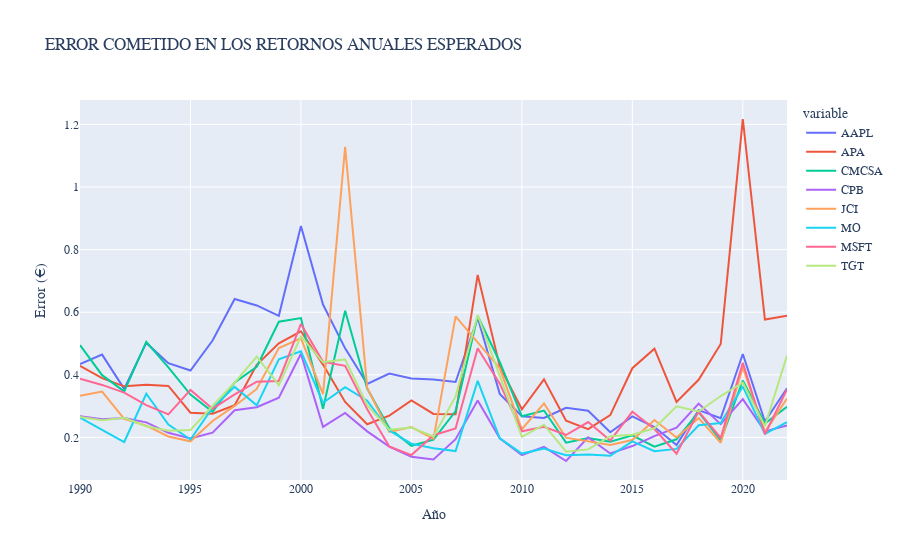

Write notebook code for a chart like this one.
### Code cell
fig = px.line(error_mu, x=error_mu.index, y=error_mu.columns, title="ERROR COMETIDO EN LOS RETORNOS ANUALES ESPERADOS")

# Cambiar los títulos de los ejes
# Establecer el título del eje x
fig.update_layout(xaxis_title="Año", font_family="serif")
fig.update_layout(yaxis_title="Error (€)", font_family="serif")
#fig.set_yaxis_title("Error (€)")

# Mostrar la gráfica
fig.show()

### Figure 1 — Plotly figure (JSON) as saved in the notebook; plotly's stock layout.template omitted (floating-point values rounded to 4 significant figures)
{"data": [{"hovertemplate": "variable=AAPL<br>Date=%{x}<br>value=%{y}<extra></extra>", "legendgroup": "AAPL", "line": {"color": "#636efa", "dash": "solid"}, "marker": {"symbol": "circle"}, "mode": "lines", "name": "AAPL", "orientation": "h", "showlegend": true, "type": "scatter", "x": [1990, 1991, 1992, 1993, 1994, 1995, 1996, 1997, 1998, 1999, 2000, 2001, 2002, 2003, 2004, 2005, 2006, 2007, 2008, 2009, 2010, 2011, 2012, 2013, 2014, 2015, 2016, 2017, 2018, 2019, 2020, 2021, 2022], "xaxis": "x", "y": [0.4343, 0.4646, 0.3553, 0.502, 0.4372, 0.4138, 0.5096, 0.6423, 0.6217, 0.5885, 0.8753, 0.6245, 0.4846, 0.3708, 0.4043, 0.3886, 0.3852, 0.3771, 0.582, 0.3392, 0.2676, 0.2626, 0.2947, 0.2855, 0.2166, 0.2674, 0.2334, 0.1761, 0.2874, 0.2614, 0.4665, 0.251, 0.357], "yaxis": "y"}, {"hovertemplate": "variable=APA<br>Date=%{x}<br>value=%{y}<extra></extra>", "legendgroup": "APA", "line": {"color": "#EF553B", "dash": "solid"}, "marker": {"symbol": "circle"}, "mode": "lines", "name": "APA", "orientation": "h", "showlegend": true, "type": "scatter", "x": [1990, 1991, 1992, 1993, 1994, 1995, 1996, 1997, 1998, 1999, 2000, 2001, 2002, 2003, 2004, 2005, 2006, 2007, 2008, 2009, 2010, 2011, 2012, 2013, 2014, 2015, 2016, 2017, 2018, 2019, 2020, 2021, 2022], "xaxis": "x", "y": [0.4285, 0.3894, 0.3634, 0.3686, 0.3646, 0.2792, 0.276, 0.3033, 0.432, 0.5007, 0.539, 0.4328, 0.3134, 0.2422, 0.2696, 0.3182, 0.2753, 0.2741, 0.7192, 0.4269, 0.29, 0.3856, 0.2539, 0.2267, 0.2713, 0.4212, 0.4835, 0.3134, 0.3843, 0.4985, 1.217, 0.5764, 0.5889], "yaxis": "y"}, {"hovertemplate": "variable=CMCSA<br>Date=%{x}<br>value=%{y}<extra></extra>", "legendgroup": "CMCSA", "line": {"color": "#00cc96", "dash": "solid"}, "marker": {"symbol": "circle"}, "mode": "lines", "name": "CMCSA", "orientation": "h", "showlegend": true, "type": "scatter", "x": [1990, 1991, 1992, 1993, 1994, 1995, 1996, 1997, 1998, 1999, 2000, 2001, 2002, 2003, 2004, 2005, 2006, 2007, 2008, 2009, 2010, 2011, 2012, 2013, 2014, 2015, 2016, 2017, 2018, 2019, 2020, 2021, 2022], "xaxis": "x", "y": [0.4953, 0.399, 0.3472, 0.5053, 0.424, 0.337, 0.2822, 0.3756, 0.4257, 0.5696, 0.5815, 0.2916, 0.6046, 0.3563, 0.2295, 0.1734, 0.1928, 0.2844, 0.588, 0.4411, 0.2677, 0.286, 0.1835, 0.1981, 0.1863, 0.2066, 0.1707, 0.1941, 0.2808, 0.1909, 0.382, 0.2445, 0.2979], "yaxis": "y"}, {"hovertemplate": "variable=CPB<br>Date=%{x}<br>value=%{y}<extra></extra>", "legendgroup": "CPB", "line": {"color": "#ab63fa", "dash": "solid"}, "marker": {"symbol": "circle"}, "mode": "lines", "name": "CPB", "orientation": "h", "showlegend": true, "type": "scatter", "x": [1990, 1991, 1992, 1993, 1994, 1995, 1996, 1997, 1998, 1999, 2000, 2001, 2002, 2003, 2004, 2005, 2006, 2007, 2008, 2009, 2010, 2011, 2012, 2013, 2014, 2015, 2016, 2017, 2018, 2019, 2020, 2021, 2022], "xaxis": "x", "y": [0.2678, 0.2582, 0.2622, 0.2482, 0.2148, 0.1966, 0.2152, 0.2869, 0.2967, 0.3272, 0.4674, 0.2338, 0.2782, 0.2195, 0.1707, 0.1385, 0.1294, 0.1946, 0.3182, 0.1973, 0.144, 0.17, 0.1249, 0.2003, 0.149, 0.1725, 0.2045, 0.2315, 0.3081, 0.2424, 0.3226, 0.2195, 0.2387], "yaxis": "y"}, {"hovertemplate": "variable=JCI<br>Date=%{x}<br>value=%{y}<extra></extra>", "legendgroup": "JCI", "line": {"color": "#FFA15A", "dash": "solid"}, "marker": {"symbol": "circle"}, "mode": "lines", "name": "JCI", "orientation": "h", "showlegend": true, "type": "scatter", "x": [1990, 1991, 1992, 1993, 1994, 1995, 1996, 1997, 1998, 1999, 2000, 2001, 2002, 2003, 2004, 2005, 2006, 2007, 2008, 2009, 2010, 2011, 2012, 2013, 2014, 2015, 2016, 2017, 2018, 2019, 2020, 2021, 2022], "xaxis": "x", "y": [0.3329, 0.3464, 0.2596, 0.2375, 0.2031, 0.1877, 0.2527, 0.3007, 0.355, 0.4853, 0.5167, 0.3384, 1.128, 0.3582, 0.2177, 0.2331, 0.1957, 0.5865, 0.5036, 0.4208, 0.2264, 0.3087, 0.1994, 0.1887, 0.1763, 0.192, 0.2559, 0.2002, 0.2618, 0.1829, 0.4243, 0.2171, 0.3247], "yaxis": "y"}, {"hovertemplate": "variable=MO<br>Date=%{x}<br>value=%{y}<extra></extra>", "legendgroup": "MO", "line": {"color": "#19d3f3", "dash": "solid"}, "marker": {"symbol": "circle"}, "mode": "lines", "name": "MO", "orientation": "h", "showlegend": true, "type": "scatter", "x": [1990, 1991, 1992, 1993, 1994, 1995, 1996, 1997, 1998, 1999, 2000, 2001, 2002, 2003, 2004, 2005, 2006, 2007, 2008, 2009, 2010, 2011, 2012, 2013, 2014, 2015, 2016, 2017, 2018, 2019, 2020, 2021, 2022], "xaxis": "x", "y": [0.2635, 0.2242, 0.1854, 0.3396, 0.2413, 0.1936, 0.2955, 0.3616, 0.3027, 0.4493, 0.4751, 0.3107, 0.3605, 0.3175, 0.2221, 0.1801, 0.1657, 0.1566, 0.3808, 0.1973, 0.1486, 0.165, 0.1435, 0.146, 0.1417, 0.1875, 0.1562, 0.1635, 0.2391, 0.246, 0.3631, 0.2114, 0.249], "yaxis": "y"}, {"hovertemplate": "variable=MSFT<br>Date=%{x}<br>value=%{y}<extra></extra>", "legendgroup": "MSFT", "line": {"color": "#FF6692", "dash": "solid"}, "marker": {"symbol": "circle"}, "mode": "lines", "name": "MSFT", "orientation": "h", "showlegend": true, "type": "scatter", "x": [1990, 1991, 1992, 1993, 1994, 1995, 1996, 1997, 1998, 1999, 2000, 2001, 2002, 2003, 2004, 2005, 2006, 2007, 2008, 2009, 2010, 2011, 2012, 2013, 2014, 2015, 2016, 2017, 2018, 2019, 2020, 2021, 2022], "xaxis": "x", "y": [0.3878, 0.3678, 0.3432, 0.3034, 0.274, 0.352, 0.2918, 0.3374, 0.3783, 0.3806, 0.5626, 0.4417, 0.4286, 0.2901, 0.1714, 0.1438, 0.2073, 0.229, 0.485, 0.3718, 0.2197, 0.2344, 0.2079, 0.2494, 0.1902, 0.2821, 0.2269, 0.148, 0.2826, 0.1983, 0.4388, 0.2105, 0.3531], "yaxis": "y"}, {"hovertemplate": "variable=TGT<br>Date=%{x}<br>value=%{y}<extra></extra>", "legendgroup": "TGT", "line": {"color": "#B6E880", "dash": "solid"}, "marker": {"symbol": "circle"}, "mode": "lines", "name": "TGT", "orientation": "h", "showlegend": true, "type": "scatter", "x": [1990, 1991, 1992, 1993, 1994, 1995, 1996, 1997, 1998, 1999, 2000, 2001, 2002, 2003, 2004, 2005, 2006, 2007, 2008, 2009, 2010, 2011, 2012, 2013, 2014, 2015, 2016, 2017, 2018, 2019, 2020, 2021, 2022], "xaxis": "x", "y": [0.2657, 0.2549, 0.2627, 0.2358, 0.2212, 0.2239, 0.3006, 0.3754, 0.4587, 0.3669, 0.5229, 0.4401, 0.4493, 0.3029, 0.2246, 0.2314, 0.2032, 0.3313, 0.5909, 0.3967, 0.2022, 0.2409, 0.1546, 0.162, 0.2041, 0.2084, 0.2294, 0.2994, 0.2829, 0.3324, 0.3749, 0.236, 0.4617], "yaxis": "y"}], "layout": {"font": {"family": "serif"}, "legend": {"title": {"text": "variable"}, "tracegroupgap": 0}, "title": {"text": "ERROR COMETIDO EN LOS RETORNOS ANUALES ESPERADOS"}, "xaxis": {"anchor": "y", "domain": [0, 1], "title": {"text": "Año"}}, "yaxis": {"anchor": "x", "domain": [0, 1], "title": {"text": "Error (€)"}}}}
